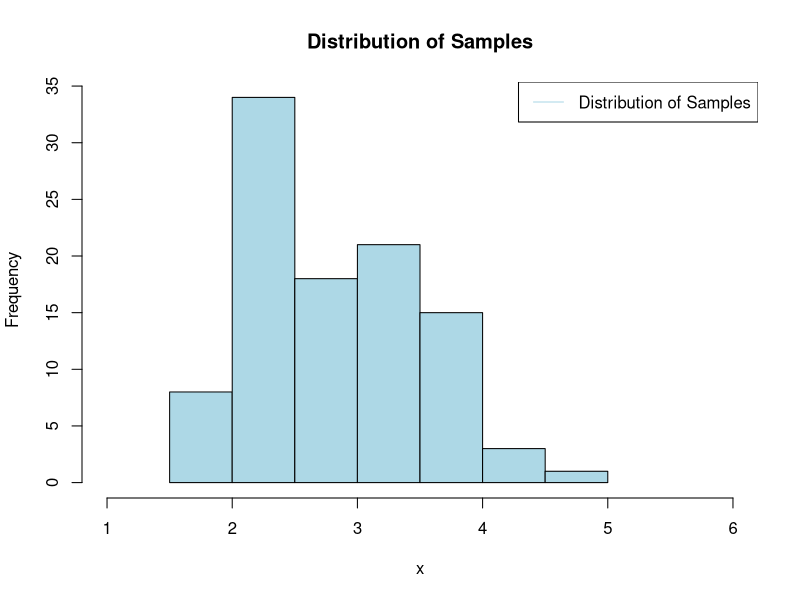
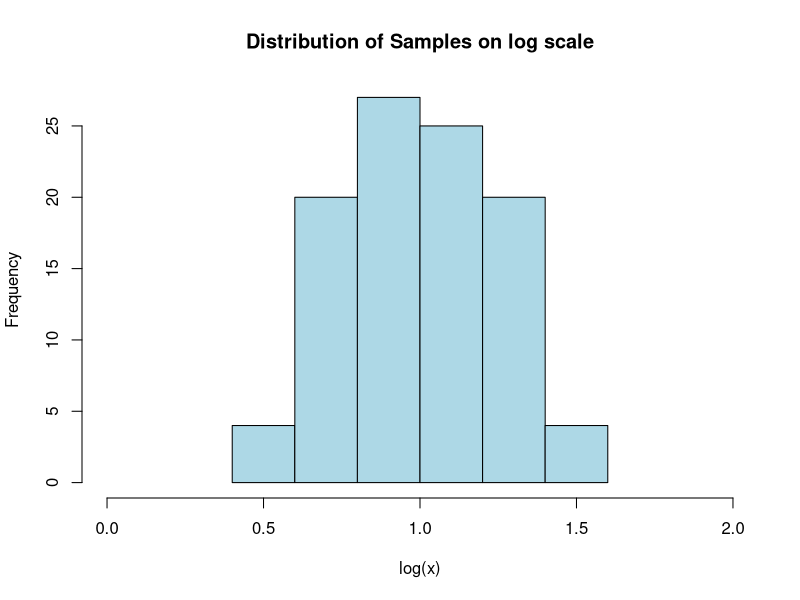

Here is the R script that generated these plots, in order:
## ---- chunk 1
knitr::opts_chunk$set(echo=TRUE)
## ---- chunk 2
.mu <- 1
.sigma <- 0.25
x <- rlnorm(100, meanlog = .mu, sdlog = .sigma)
## ---- chunk 3
hist(x, col='lightblue', main='Distribution of Samples', xlim=c(1,6))
legend(x='topright',y=c("Distribution of Samples"),lty=1, col='lightblue')
## ---- chunk 4
hist(log(x), col='lightblue', main='Distribution of Samples on log scale', xlim=c(0,2))
## ---- chunk 5
mean(x)
var(x)
